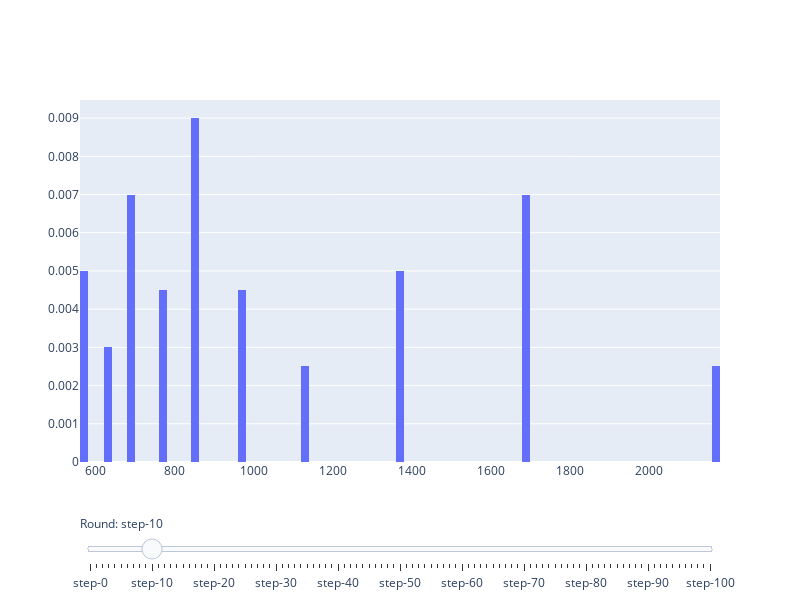

Notebook source saved alongside this figure:
### Markdown cell above
# 1.2 scaling_factor = 0 (no risk)

### Code cell
num_people = 100
interest_rate = 0.05
scaling_factor = 0
iteration_time = 100

wealth_distribution = simulate_society(num_people, interest_rate, scaling_factor, iteration_time)
plot_wealth_distribution(wealth_distribution)
